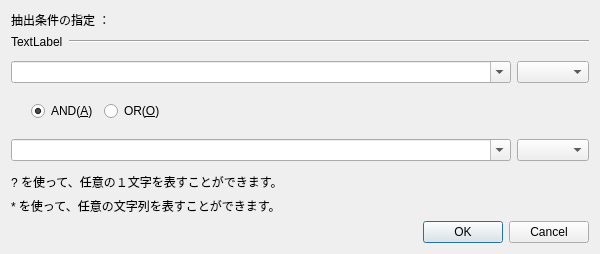
<?xml version="1.0" encoding="UTF-8"?>
<ui version="4.0">
 <class>EasyAttributeFilterOptionDialog</class>
 <widget class="QDialog" name="EasyAttributeFilterOptionDialog">
  <property name="geometry">
   <rect>
    <x>0</x>
    <y>0</y>
    <width>600</width>
    <height>229</height>
   </rect>
  </property>
  <property name="windowTitle">
   <string>テキストフィルター</string>
  </property>
  <layout class="QVBoxLayout" name="verticalLayout">
   <item>
    <widget class="QLabel" name="label">
     <property name="text">
      <string>抽出条件の指定 ：</string>
     </property>
    </widget>
   </item>
   <item>
    <layout class="QHBoxLayout" name="horizontalLayout">
     <item>
      <widget class="QLabel" name="sample_label">
       <property name="sizePolicy">
        <sizepolicy hsizetype="Preferred" vsizetype="Preferred">
         <horstretch>0</horstretch>
         <verstretch>0</verstretch>
        </sizepolicy>
       </property>
       <property name="text">
        <string>TextLabel</string>
       </property>
      </widget>
     </item>
     <item>
      <widget class="Line" name="line">
       <property name="sizePolicy">
        <sizepolicy hsizetype="MinimumExpanding" vsizetype="Fixed">
         <horstretch>0</horstretch>
         <verstretch>0</verstretch>
        </sizepolicy>
       </property>
       <property name="orientation">
        <enum>Qt::Horizontal</enum>
       </property>
      </widget>
     </item>
    </layout>
   </item>
   <item>
    <layout class="QHBoxLayout" name="horizontalLayout_2">
     <property name="topMargin">
      <number>6</number>
     </property>
     <property name="bottomMargin">
      <number>6</number>
     </property>
     <item>
      <widget class="QComboBox" name="value_combobox1">
       <property name="sizePolicy">
        <sizepolicy hsizetype="Expanding" vsizetype="Fixed">
         <horstretch>0</horstretch>
         <verstretch>0</verstretch>
        </sizepolicy>
       </property>
       <property name="editable">
        <bool>true</bool>
       </property>
      </widget>
     </item>
     <item>
      <widget class="QComboBox" name="operator_combobox1"/>
     </item>
    </layout>
   </item>
   <item>
    <layout class="QHBoxLayout" name="horizontalLayout_3">
     <property name="topMargin">
      <number>6</number>
     </property>
     <property name="bottomMargin">
      <number>6</number>
     </property>
     <item>
      <spacer name="horizontalSpacer_2">
       <property name="orientation">
        <enum>Qt::Horizontal</enum>
       </property>
       <property name="sizeType">
        <enum>QSizePolicy::Fixed</enum>
       </property>
       <property name="sizeHint" stdset="0">
        <size>
         <width>20</width>
         <height>20</height>
        </size>
       </property>
      </spacer>
     </item>
     <item>
      <widget class="QRadioButton" name="and_radiobutton">
       <property name="sizePolicy">
        <sizepolicy hsizetype="Fixed" vsizetype="Fixed">
         <horstretch>0</horstretch>
         <verstretch>0</verstretch>
        </sizepolicy>
       </property>
       <property name="text">
        <string>AND(&amp;A)</string>
       </property>
       <property name="checked">
        <bool>true</bool>
       </property>
      </widget>
     </item>
     <item>
      <widget class="QRadioButton" name="or_radiobutton">
       <property name="sizePolicy">
        <sizepolicy hsizetype="Fixed" vsizetype="Fixed">
         <horstretch>0</horstretch>
         <verstretch>0</verstretch>
        </sizepolicy>
       </property>
       <property name="text">
        <string>OR(&amp;O)</string>
       </property>
      </widget>
     </item>
     <item>
      <spacer name="horizontalSpacer">
       <property name="orientation">
        <enum>Qt::Horizontal</enum>
       </property>
       <property name="sizeHint" stdset="0">
        <size>
         <width>40</width>
         <height>20</height>
        </size>
       </property>
      </spacer>
     </item>
    </layout>
   </item>
   <item>
    <layout class="QHBoxLayout" name="horizontalLayout_4">
     <property name="topMargin">
      <number>6</number>
     </property>
     <property name="bottomMargin">
      <number>6</number>
     </property>
     <item>
      <widget class="QComboBox" name="value_combobox2">
       <property name="sizePolicy">
        <sizepolicy hsizetype="Expanding" vsizetype="Fixed">
         <horstretch>0</horstretch>
         <verstretch>0</verstretch>
        </sizepolicy>
       </property>
       <property name="editable">
        <bool>true</bool>
       </property>
      </widget>
     </item>
     <item>
      <widget class="QComboBox" name="operator_combobox2"/>
     </item>
    </layout>
   </item>
   <item>
    <widget class="QLabel" name="label_2">
     <property name="sizePolicy">
      <sizepolicy hsizetype="Expanding" vsizetype="Preferred">
       <horstretch>0</horstretch>
       <verstretch>0</verstretch>
      </sizepolicy>
     </property>
     <property name="text">
      <string>? を使って、任意の１文字を表すことができます。</string>
     </property>
    </widget>
   </item>
   <item>
    <widget class="QLabel" name="label_3">
     <property name="sizePolicy">
      <sizepolicy hsizetype="Expanding" vsizetype="Preferred">
       <horstretch>0</horstretch>
       <verstretch>0</verstretch>
      </sizepolicy>
     </property>
     <property name="text">
      <string>* を使って、任意の文字列を表すことができます。</string>
     </property>
    </widget>
   </item>
   <item>
    <widget class="QDialogButtonBox" name="buttonBox">
     <property name="orientation">
      <enum>Qt::Horizontal</enum>
     </property>
     <property name="standardButtons">
      <set>QDialogButtonBox::Cancel|QDialogButtonBox::Ok</set>
     </property>
    </widget>
   </item>
  </layout>
 </widget>
 <resources/>
 <connections>
  <connection>
   <sender>buttonBox</sender>
   <signal>accepted()</signal>
   <receiver>EasyAttributeFilterOptionDialog</receiver>
   <slot>accept()</slot>
   <hints>
    <hint type="sourcelabel">
     <x>227</x>
     <y>211</y>
    </hint>
    <hint type="destinationlabel">
     <x>157</x>
     <y>228</y>
    </hint>
   </hints>
  </connection>
  <connection>
   <sender>buttonBox</sender>
   <signal>rejected()</signal>
   <receiver>EasyAttributeFilterOptionDialog</receiver>
   <slot>reject()</slot>
   <hints>
    <hint type="sourcelabel">
     <x>295</x>
     <y>217</y>
    </hint>
    <hint type="destinationlabel">
     <x>286</x>
     <y>228</y>
    </hint>
   </hints>
  </connection>
 </connections>
</ui>
